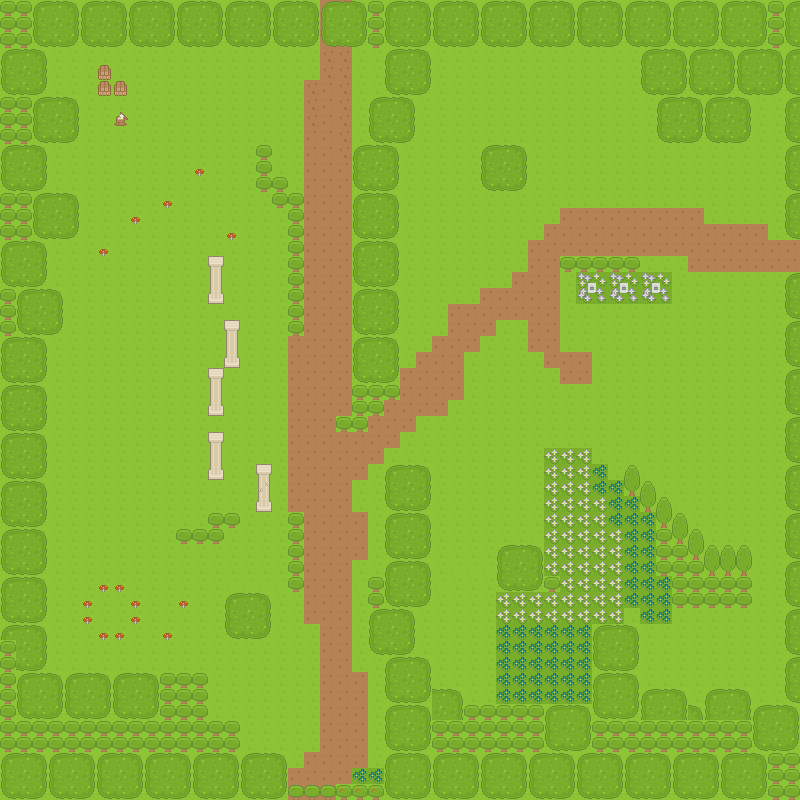

The image is a tile-based game level rendered from a .tmx file. Its description and source (layers, tilesets, objects; grid data summarised) follow:
An orthogonal 50x50 tile map with 16x16 px tiles, 5 tile layers (GroundLayer, AboveGround, midLayer, midLayerCollide, ...), 1 hidden layer not drawn, 2 tilesets and 4 objects (water, AreaSwitch, 2, SpawnPoint).

<map version="1.0" orientation="orthogonal" renderorder="right-down" width="50" height="50" tilewidth="16" tileheight="16" nextobjectid="34">
 <tileset firstgid="1" name="roguelikeSheet_magenta" tilewidth="16" tileheight="16" spacing="1">
  <image source="Spritesheet/roguelikeSheet_magenta.png" trans="ff00ff" width="968" height="526" />
  <terraintypes>
   <terrain name="water" tile="-1" />
   <terrain name="road" tile="-1" />
  </terraintypes>
  <tile id="2" terrain="0,0,0,0" />
  <tile id="3" terrain="0,0,0,0" />
  <tile id="4" terrain="0,0,0,0" />
  <tile id="6" terrain="1,1,1,1" />
  <tile id="59" terrain="0,0,0,0" />
  <tile id="60" terrain="0,0,0,0" />
  <tile id="61" terrain="0,0,0,0" />
  <tile id="63" terrain="1,1,1,1" />
  <tile id="116" terrain="0,0,0,0" />
  <tile id="117" terrain="0,0,0,0" />
  <tile id="118" terrain="0,0,0,0" />
  <tile id="526">
   <properties>
    <property name="Remove" value="True" />
   </properties>
  </tile>
  <tile id="668">
   <properties>
    <property name="Gold" value="Gold" />
   </properties>
  </tile>
  <tile id="857">
   <properties>
    <property name="Collide" value="True" />
   </properties>
  </tile>
  <tile id="858">
   <properties>
    <property name="Collide" value="True" />
   </properties>
  </tile>
  <tile id="859">
   <properties>
    <property name="Collide" value="True" />
   </properties>
  </tile>
  <tile id="914">
   <properties>
    <property name="Collide" value="True" />
   </properties>
  </tile>
  <tile id="915">
   <properties>
    <property name="Collide" value="True" />
   </properties>
  </tile>
  <tile id="916">
   <properties>
    <property name="Collide" value="True" />
   </properties>
  </tile>
  <tile id="971">
   <properties>
    <property name="Collide" value="True" />
   </properties>
  </tile>
  <tile id="972">
   <properties>
    <property name="Collide" value="True" />
   </properties>
  </tile>
  <tile id="973">
   <properties>
    <property name="Collide" value="True" />
   </properties>
  </tile>
 </tileset>
 <tileset firstgid="1768" name="test" tilewidth="16" tileheight="16" spacing="1">
  <image source="Spritesheet/test.png" width="640" height="480" />
  <terraintypes>
   <terrain name="New Terrain" tile="-1" />
  </terraintypes>
  <tile id="4" terrain="0,0,0,0" />
  <tile id="41" terrain="0,0,0,0" />
  <tile id="78" terrain="0,0,0,0" />
 </tileset>
 <layer name="GroundLayer" width="50" height="50">
  <data>[2500 cells, 2500 non-empty, 6 distinct tile ids]</data>
 </layer>
 <layer name="AboveGround" width="50" height="50">
  <data>[2500 cells, 895 non-empty, 20 distinct tile ids]</data>
 </layer>
 <layer name="midLayer" width="50" height="50">
  <data>[2500 cells, 15 non-empty, 1 distinct tile ids]</data>
 </layer>
 <layer name="midLayerCollide" width="50" height="50">
  <data>[2500 cells, 0 non-empty, 0 distinct tile ids]</data>
 </layer>
 <objectgroup name="Object Layer 1" opacity="0.95">
  <object id="12" name="water" x="500" y="624" width="88" height="77" />
  <object id="16" name="AreaSwitch" x="776" y="247" width="21" height="23">
   <properties>
    <property name="1" value="ruins.json" />
    <property name="area_to" value="2" />
    <property name="left" value="1" />
    <property name="my_left" value="False" />
    <property name="my_top" value="True" />
    <property name="top" value="1" />
   </properties>
  </object>
  <object id="18" name="2" x="754" y="246" width="17" height="24">
   <properties>
    <property name="left" value="0" />
    <property name="top" value="1" />
   </properties>
  </object>
  <object id="27" name="SpawnPoint" x="327.5" y="742" width="23" height="20">
   <properties>
    <property name="left" value="1" />
    <property name="top" value="0" />
   </properties>
  </object>
 </objectgroup>
 <layer name="topLayer" width="50" height="50">
  <data>[2500 cells, 18 non-empty, 4 distinct tile ids]</data>
 </layer>
 <layer name="meta" width="50" height="50" visible="0" opacity="0">
  <data>[2500 cells, 90 non-empty, 1 distinct tile ids]</data>
 </layer>
</map>
